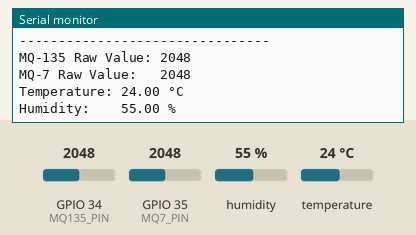
Bench run of a sketch on a simulated ESP32. Shown: the last lines printed to the serial monitor. The test bench sets the inputs (shaded band); at power-on: humidity 55 %, GPIO 34 (MQ135_PIN) = 2048, GPIO 35 (MQ7_PIN) = 2048, temperature 24 °C.

Above: at 2.8 s.
2.9 s: humidity set to 22 %
At 5.2 s:
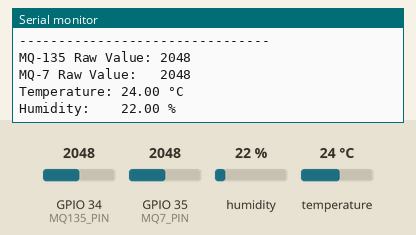
5.6 s: GPIO 34 (MQ135_PIN) set to 2866
8.3 s: GPIO 35 (MQ7_PIN) set to 2866
At 10.5 s:
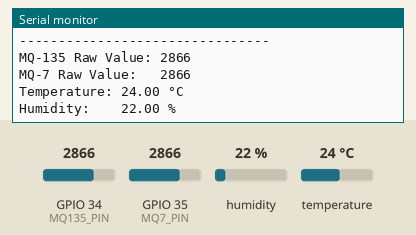
11.0 s: temperature set to 12 °C
At 13.1 s:
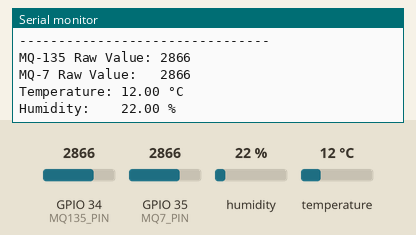
13.7 s: GPIO 34 (MQ135_PIN) set to 3972
16.4 s: GPIO 35 (MQ7_PIN) set to 3972
At 19.7 s:
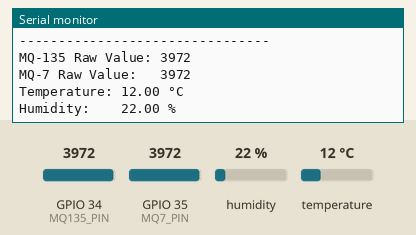
Timing chart, 0 to 20.1 s (numbered marks = the images above; inputs shaded):
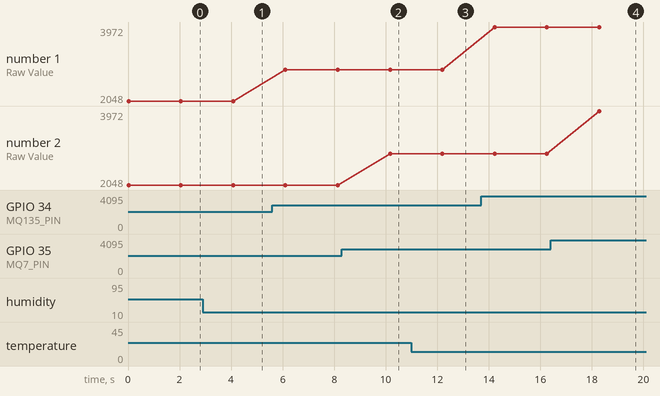

Measured:
- after the input at 2.9 s, the serial monitor: prints a new line after 1.2 s (image 1)
- after the input at 8.3 s, the serial monitor: prints a new line after 1.9 s (image 2)
- after the input at 11.0 s, the serial monitor: prints a new line after 1.2 s (image 3)
- after the input at 16.4 s, the serial monitor: prints a new line after 1.9 s (image 4)
- plotted number 1: 2048 → 2866 after the input at 5.6 s, 2866 → 3972 after the input at 13.7 s

The sketch:

SAM.ino
```cpp
#include <DHT.h>

#define MQ135_PIN 34
#define MQ7_PIN   35
#define DHT_PIN   4
#define DHT_TYPE  DHT11

DHT dht(DHT_PIN, DHT_TYPE);

void setup() {
  Serial.begin(115200);
  dht.begin();

  pinMode(MQ135_PIN, INPUT);
  pinMode(MQ7_PIN, INPUT);

  Serial.println("Smart Air Pollution Monitoring");
  Serial.println("--------------------------------");
}

void loop() {

  // Read MQ-135
  int mq135Value = analogRead(MQ135_PIN);

  // Read MQ-7
  int mq7Value = analogRead(MQ7_PIN);

  // Read DHT11
  float temperature = dht.readTemperature();
  float humidity = dht.readHumidity();

  Serial.println("--------------------------------");

  Serial.print("MQ-135 Raw Value: ");
  Serial.println(mq135Value);

  Serial.print("MQ-7 Raw Value:   ");
  Serial.println(mq7Value);

  if (isnan(temperature) || isnan(humidity)) {
    Serial.println("DHT11: Sensor Error");
  }
  else {
    Serial.print("Temperature: ");
    Serial.print(temperature);
    Serial.println(" °C");

    Serial.print("Humidity:    ");
    Serial.print(humidity);
    Serial.println(" %");
  }

  delay(2000);
}
```
